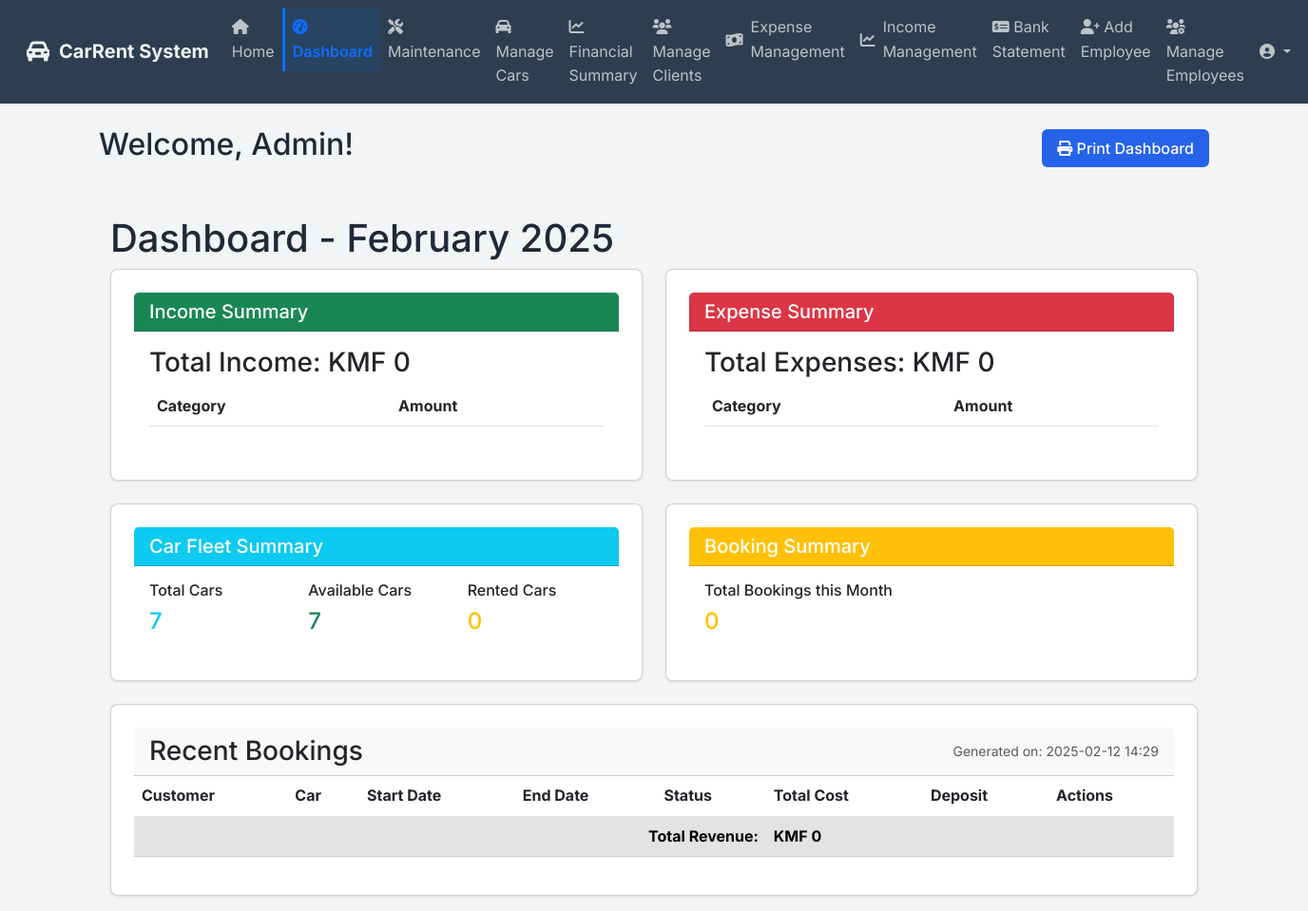
The page /dashboard (signed in) on the database as committed earlier.
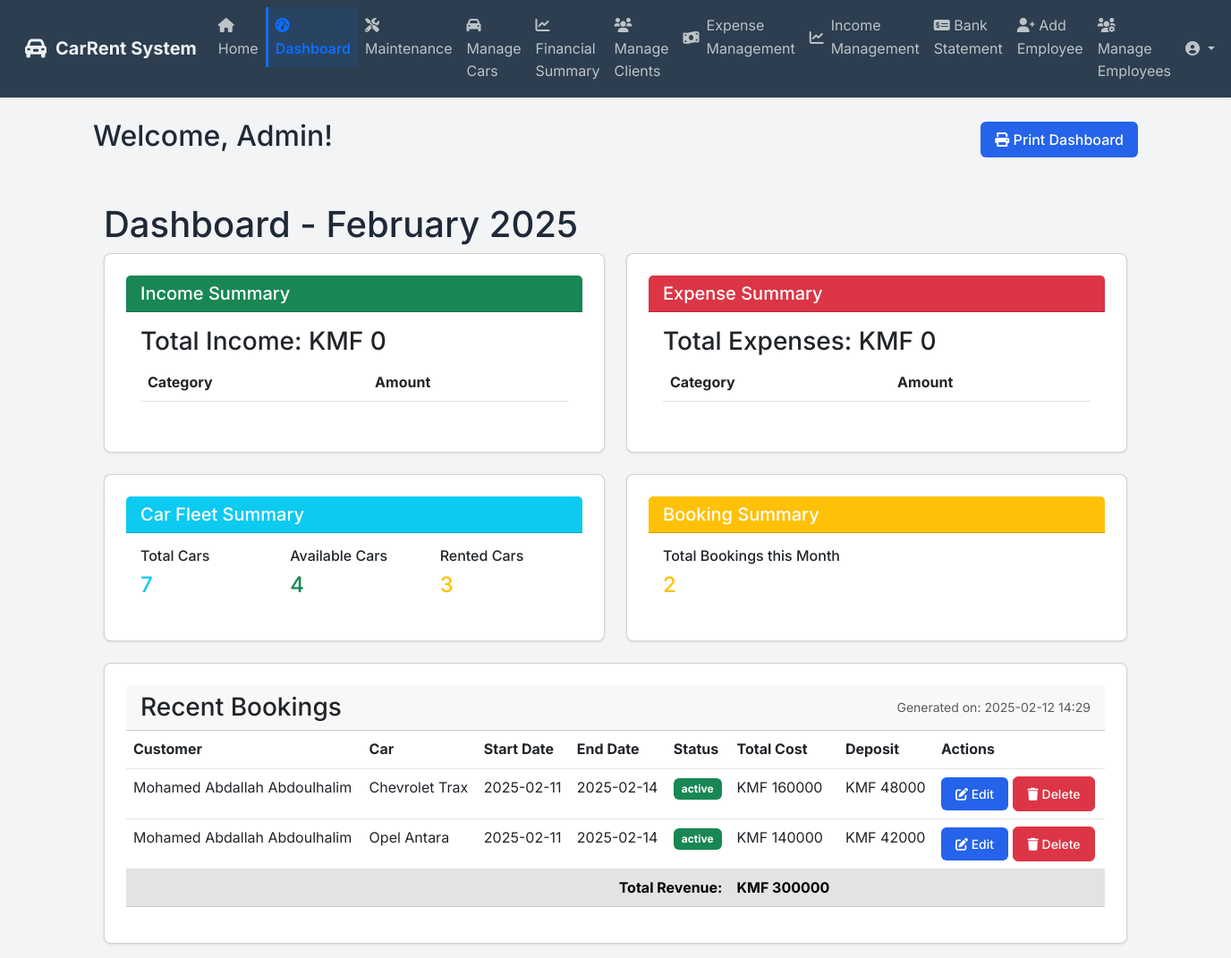
The same page on the database as committed later.
### app/models.py (models this page shows, shortened)
class Booking(db.Model):
    id = db.Column(db.Integer, primary_key=True)
    employee_id = db.Column(db.Integer, db.ForeignKey('user.id'), nullable=False)
    customer_id = db.Column(db.Integer, db.ForeignKey('customer.id'), nullable=False)
    car_id = db.Column(db.Integer, db.ForeignKey('car.id'), nullable=False)
    start_date = db.Column(db.DateTime, nullable=False)
    end_date = db.Column(db.DateTime, nullable=False)
    total_cost = db.Column(db.Float, nullable=False)
    deposit_amount = db.Column(db.Float, nullable=False)
    status = db.Column(db.String(20), default='active')
    notes = db.Column(db.Text)
    created_at = db.Column(db.DateTime, default=datetime.utcnow)

class Customer(db.Model):
    id = db.Column(db.Integer, primary_key=True)
    name = db.Column(db.String(100), nullable=False)
    phone = db.Column(db.String(20), unique=True, nullable=False)
    email = db.Column(db.String(120), unique=True, nullable=True)
    address = db.Column(db.String(200), nullable=True)
    license_number = db.Column(db.String(50), nullable=False)
    nin_passport_number = db.Column(db.String(50), unique=True, nullable=True)
    nationality = db.Column(db.String(50), nullable=True)
    created_at = db.Column(db.DateTime, default=datetime.utcnow)
    bookings = db.relationship('Booking', backref='customer', lazy='dynamic')

class Car(db.Model):
    id = db.Column(db.Integer, primary_key=True)
    model = db.Column(db.String(100), nullable=False)
    year = db.Column(db.Integer, nullable=False)
    license_plate = db.Column(db.String(20), unique=True, nullable=False)
    daily_rate = db.Column(db.Float, nullable=False)
    is_available = db.Column(db.Boolean, default=True)
    category = db.Column(db.String(50), nullable=False)
    description = db.Column(db.Text)
    features = db.Column(db.Text)  # Store as JSON string
    main_image = db.Column(db.String(200))  # Path to main display image
    display_order = db.Column(db.Integer, default=0)  # New field for custom ordering
    images = db.relationship('CarImage', backref='car', lazy=True, cascade='all, delete-orphan')
    bookings = db.relationship('Booking', backref='car', lazy=False)
    maintenance_records = db.relationship('Maintenance', backref='car', lazy=True, cascade='all, delete-orphan')

### app/routes.py (the view)
@main.route('/dashboard')
@login_required
@agency_only
def dashboard():
    current_month = datetime.now().month
    current_year = datetime.now().year
    incomes = Income.query.filter(
        extract('year', Income.date) == current_year,
        extract('month', Income.date) == current_month
    ).all()
    total_income = sum(income.amount for income in incomes)
    income_by_category = {}
    for income in incomes:
        income_by_category[income.category] = income_by_category.get(income.category, 0) + income.amount
    expenses = Expense.query.filter(
        extract('year', Expense.date) == current_year,
        extract('month', Expense.date) == current_month
    ).all()
    total_expenses = sum(expense.amount for expense in expenses)
    expense_by_category = {}
    for expense in expenses:
        expense_by_category[expense.category] = expense_by_category.get(expense.category, 0) + expense.amount
    total_bookings = Booking.query.filter(
        extract('year', Booking.start_date) == current_year,
        extract('month', Booking.start_date) == current_month
    ).count()
    total_cars = Car.query.count()
    available_cars = Car.query.filter_by(is_available=True).count()
    dashboard_context = {
        'total_income': total_income,
        'income_by_category': income_by_category,
        'total_expenses': total_expenses,
        'expense_by_category': expense_by_category,
        'total_bookings': total_bookings,
        'total_cars': total_cars,
        'available_cars': available_cars,
        'current_month': datetime.now().strftime('%B'),
        'current_year': current_year,
        'current_datetime': datetime.now()
    }
    if not (current_user.is_admin or current_user.role in ['manager', 'secretary']):
        dashboard_context['bookings'] = Booking.query.filter_by(employee_id=current_user.id).order_by(Booking.created_at.desc()).all()
    else:
        dashboard_context['bookings'] = Booking.query.order_by(Booking.created_at.desc()).all()
        dashboard_context['cars'] = Car.query.all()
    return render_template('dashboard.html', **dashboard_context)

### app/routes.py (called while the page is built)
def agency_only(f):
    @wraps(f)
    def decorated_function(*args, **kwargs):
        if not current_user.is_authenticated:
            flash('Please log in to access this page.', 'error')
            return redirect(url_for('auth.login'))
        if current_user.role == 'agency':
            flash('You do not have permission to access this page.', 'error')
            return redirect(url_for('main.home'))
        return f(*args, **kwargs)
    return decorated_function

### app/templates/dashboard.html (shortened to what the changed rows need)
{% extends "base.html" %}
{% block content %}
<div class="dashboard-header d-flex justify-content-between align-items-center mb-4">
    <h2>Welcome, {{ current_user.name }}!</h2>
</div>
{% if current_user.is_admin or current_user.role in ['manager', 'secretary'] %}
<div class="container-fluid">
    <div class="row">
        <div class="col-md-12">
            <h1 class="mt-4">Dashboard - {{ current_month }} {{ current_year }}</h1>
        </div>
    </div>
    <div class="row">
        <div class="col-md-6">
            <div class="card mb-4">
                <div class="card-header bg-success text-white">
                    <h5 class="card-title mb-0">Income Summary</h5>
                </div>
                <div class="card-body">
                    <h3 class="card-title">Total Income: KMF {{ "%.0f"|format(total_income) }}</h3>
                    <table class="table">
                        <thead>
                            <tr>
                                <th>Category</th>
                                <th>Amount</th>
                            </tr>
                        </thead>
                    </table>
                </div>
            </div>
        </div>
        <div class="col-md-6">
            <div class="card mb-4">
                <div class="card-header bg-danger text-white">
                    <h5 class="card-title mb-0">Expense Summary</h5>
                </div>
                <div class="card-body">
                    <h3 class="card-title">Total Expenses: KMF {{ "%.0f"|format(total_expenses) }}</h3>
                    <table class="table">
                        <thead>
                            <tr>
                                <th>Category</th>
                                <th>Amount</th>
                            </tr>
                        </thead>
                    </table>
                </div>
            </div>
        </div>
    </div>
    <div class="row">
        <div class="col-md-6">
            <div class="card mb-4">
                <div class="card-header bg-info text-white">
                    <h5 class="card-title mb-0">Car Fleet Summary</h5>
                </div>
                <div class="card-body">
                    <div class="row">
                        <div class="col-md-4">
                            <h6>Total Cars</h6>
                            <p class="h4 text-info">{{ total_cars }}</p>
                        </div>
                        <div class="col-md-4">
                            <h6>Available Cars</h6>
                            <p class="h4 text-success">{{ available_cars }}</p>
                        </div>
                        <div class="col-md-4">
                            <h6>Rented Cars</h6>
                            <p class="h4 text-warning">{{ total_cars - available_cars }}</p>
                        </div>
                    </div>
                </div>
            </div>
        </div>
        <div class="col-md-6">
            <div class="card mb-4">
                <div class="card-header bg-warning text-white">
                    <h5 class="card-title mb-0">Booking Summary</h5>
                </div>
                <div class="card-body">
                    <h6>Total Bookings this Month</h6>
                    <p class="h4 text-warning">{{ total_bookings }}</p>
                </div>
            </div>
        </div>
    </div>
    <div class="card">
        <div class="card-header d-flex justify-content-between align-items-center">
            <h3 class="mb-0">Recent Bookings</h3>
            <div class="print-info text-muted">
                <small>Generated on: {{ current_datetime.strftime('%Y-%m-%d %H:%M') }}</small>
            </div>
        </div>
        <div class="table-responsive">
            <table class="table">
                <thead>
                    <tr>
                        <th>Customer</th>
                        <th>Car</th>
                        <th>Start Date</th>
                        <th>End Date</th>
                        <th>Status</th>
                        <th>Total Cost</th>
                        <th>Deposit</th>
                        <th class="no-print">Actions</th>
                    </tr>
                </thead>
                <tbody>
                    {% for booking in bookings %}
                    <tr>
                        <td>{{ booking.customer.name }}</td>
                        <td>{{ booking.car.model }}</td>
                        <td>{{ booking.start_date.strftime('%Y-%m-%d') }}</td>
                        <td>{{ booking.end_date.strftime('%Y-%m-%d') }}</td>
                        <td>
                            <span class="badge {% if booking.status == 'active' %}bg-success{% else %}bg-secondary{% endif %}">
                                {{ booking.status }}
                            </span>
                        </td>
                        <td>KMF {{ "%.0f"|format(booking.total_cost) }}</td>
                        <td>KMF {{ "%.0f"|format(booking.deposit_amount) }}</td>
                        <td class="no-print">
                            {% if booking.status == 'active' %}
                            <button class="btn btn-sm btn-primary"
                                    onclick="openEditModal('{{ booking.id }}', '{{ booking.end_date.strftime('%Y-%m-%d') }}', {{ booking.car.daily_rate }})">
                                <i class="fas fa-edit"></i> Edit
                            </button>
                            {% endif %}
                            <button class="btn btn-sm btn-danger"
                                    onclick="openDeleteModal('{{ booking.id }}', '{{ booking.car.model }}', '{{ booking.customer.name }}')">
                                <i class="fas fa-trash"></i> Delete
                            </button>
                        </td>
                    </tr>
                    {% endfor %}
                </tbody>
                <tfoot class="table-secondary">
                    <tr>
                        <td colspan="5" class="text-end"><strong>Total Revenue:</strong></td>
                        <td><strong>KMF {{ "%.0f"|format(bookings|sum(attribute='total_cost')) }}</strong></td>
                        <td class="no-print"></td>
                        <td class="no-print"></td>
                    </tr>
                </tfoot>
            </table>
        </div>
    </div>
{% endif %}
{% endblock %}

Rows that differ between the two databases and show on the page:
added Booking: customer.name "Mohamed Abdallah Abdoulhalim", car.model "Chevrolet Trax", start_date "2025-02-11", end_date "2025-02-14", status "active", total_cost "160000", deposit_amount "48000"
added Booking: customer.name "Mohamed Abdallah Abdoulhalim", car.model "Opel Antara", start_date "2025-02-11", end_date "2025-02-14", status "active", total_cost "140000", deposit_amount "42000"
Other text that changed with them:
{{ available_cars }}: "7" → "4"
{{ total_cars - available_cars }}: "0" → "3"
{{ total_bookings }}: "0" → "2"
{{ "%.0f"|format(bookings|sum(attribute='total_cost')) }}: "0" → "300000"
